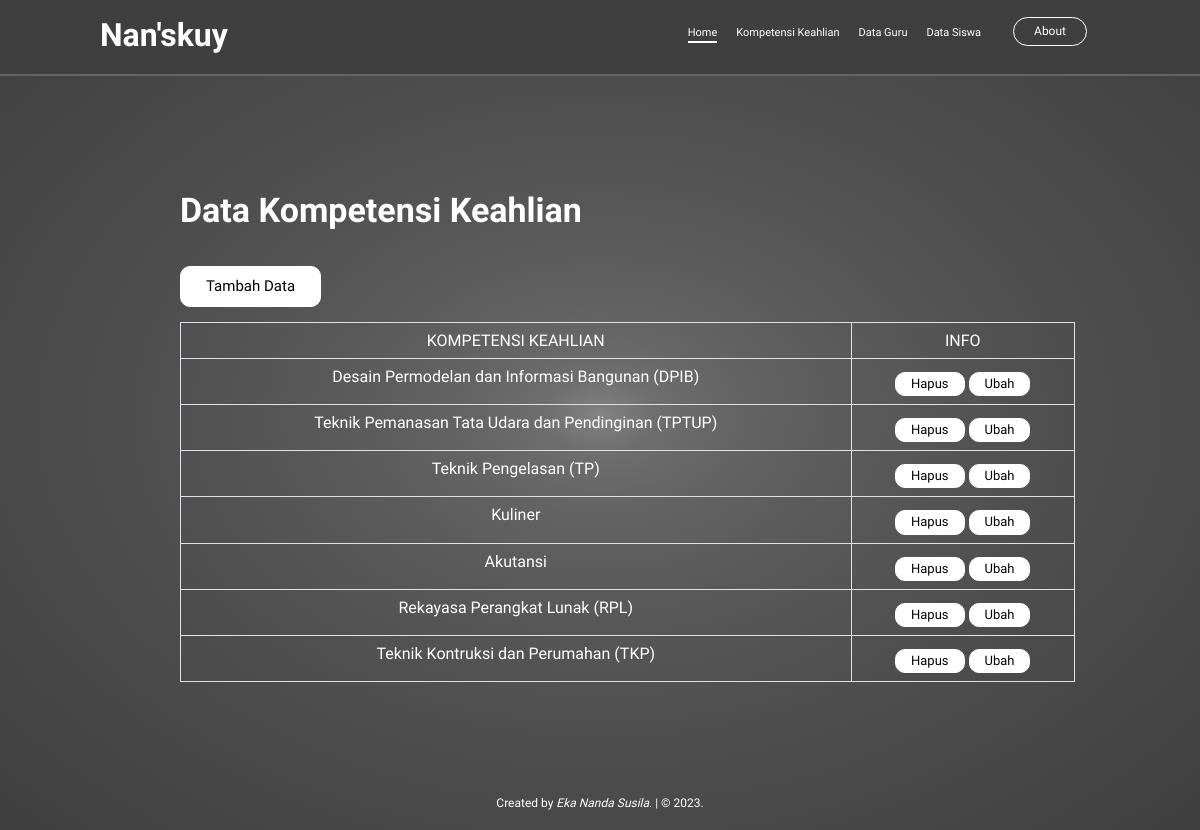
The app's page /public/keahlian with its own data.
### tables this page shows
CREATE TABLE `data_keahlian` (
  `id` int(11) NOT NULL,
  `keahlian` varchar(255) NOT NULL
);

### app/core/Controller.php (called while the page is built, shortened)
<?php
class Controller{
    public function view($view,$data =[]){
        require_once "../app/view/".$view.'.php';
    }
    public function model($model){
        return new $model;
    }
}

### app/controller/Keahlian.php (called while the page is built, shortened)
<?php
class Keahlian extends Controller{
    public function index(){
        $data['judul']="Kompetensi Keahlian";
        $data['keahlian']=$this->model('Keahlian_model')->getAllBlog();
        $this->view('keahlian/index',$data);
    }
}

### app/core/App.php (called while the page is built, shortened)
<?php
class App
{
    protected $method = "index";
    protected $params = [];
    public function __construct()
    {
        $url = $this->parseURL();
        if(isset($url[1]))
            {
        if(file_exists('../app/controller/'.$url[0].'.php')){
            unset($url[0]);
        }}
            $this->controller = new
            $this->controller;
            if(!empty($url)){
                    $this->params = array_values($url);
            }
            call_user_func_array(
                [$this->controller,$this->method],
                $this->params);
    }
    public function parseURL()
    {
        if (isset($_GET['url'])){
            $url = ($_GET['url']. "/");
            $url = filter_var($url, FILTER_SANITIZE_URL);
            $url = explode('/',$url);
            return $url;
        }
    }
}
?>

### public/index.php (called while the page is built, shortened)
<?php
$app = new App;
?>

### app/core/Database.php (called while the page is built, shortened)
<?php
class Database {
    private $host = DB_HOST;
    private $user = DB_USER;
    private $pass = DB_PASS;
    private $db_name = DB_NAME;
    private $dbh;
    private $stmt;
    public function __construct()
    {
        $dsn = 'mysql:host=' . $this->host . ';dbname=' . $this->db_name;
        $option = [
            PDO::ATTR_PERSISTENT => true,
            PDO::ATTR_ERRMODE => PDO::ERRMODE_EXCEPTION
        ];
        try {
            $this->dbh = new PDO($dsn, $this->user, $this->pass, $option);
        } catch(PDOException $e) {
            die($e->getMessage());
        }
    }
    public function query($query)
    {
        $this->stmt = $this->dbh->prepare($query);
    }
    public function execute()
    {
        $this->stmt->execute();
    }
    public function resultSet()
    {
        $this->execute();
        return $this->stmt->fetchAll(PDO::FETCH_ASSOC);
    }
}

### app/model/Keahlian_model.php (called while the page is built, shortened)
<?php
class Keahlian_model{
            private $table='data_keahlian';
            private $db;
                public function __construct()
                {
                        $this->db = new Database;
                }
            public function getAllBlog()
            {
                $this->db->query("SELECT * FROM ". $this->table);
                    return $this->db->resultSet();
            }
        }

### app/view/keahlian/index.php (the view, shortened to what this page needs)
<body>
  <div class="content">
    <div class="main">
      <div class="main-text">
        <h1 style="font-size: 34px;" class="display-4 fw-bold">Data Kompetensi Keahlian</h1>
        <br>
        <a style="margin-bottom:15px;border-radius:10px;" data-bs-toggle="modal" data-bs-target="#exampleModal"
          data-bs-whatever="@getbootstrap">
          Tambah Data
        </a>
        <table class="table table-bordered " id="myTable">
        <thead>
            <tr style="color:white"class="text-center">
              <td scope="col">KOMPETENSI KEAHLIAN</td>
              <td scope="col">INFO</td>
            </tr>
          </thead>
          <tbody>
            <?php foreach ($data['keahlian'] as $keahlian): ?>
              <tr class="text-center">
                <td style="color:white">
                  <?= $keahlian['keahlian']; ?>
                </td>
                <td class="col-3">
                <a href="<?= BASE_URL; ?>/keahlian/hapus/<?= $keahlian['id']; ?>"onclick="return confirm('Hapus data')"
                    style="border-radius:10px;font-size:13px;padding: 2px 15px;">Hapus</a>
                  <a href="<?= BASE_URL; ?>/keahlian/getubah/<?= $keahlian['id']; ?>"
                    style="margin-top:5px;border-radius:10px;font-size:13px;padding: 2px 15px;">Ubah</a>
                </td>
              </tr>
            <?php endforeach; ?>
          </tbody>
        </table>
      </div>
    </div>
  </div>
  </div>
</body>

### app/view/templates/header.php (style rules this page uses)
* { padding: 0; margin: 0; box-sizing: border-box; font-family: 'Patua One', cursive; }
body { overflow-x: hidden; }
.content { padding-top: 190px; }
.content .main-text { left: 15%; position: relative; z-index: 2; max-width: 100%; width: 895px; color: white; line-height: 1.8; font-size: 15px; }
.content .main-text a { display: inline-block; text-decoration: none; color: black; background: white; border: 1px solid white; padding: 9px 25px; line-height: 1.4; border-radius: 30px; }

### records on screen
data_keahlian: keahlian "Desain Permodelan dan Informasi Bangunan (DPIB)"
data_keahlian: keahlian "Teknik Pemanasan Tata Udara dan Pendinginan (TPTUP)"
data_keahlian: keahlian "Teknik Pengelasan (TP)"
data_keahlian: keahlian "Kuliner"
data_keahlian: keahlian "Akutansi"
data_keahlian: keahlian "Rekayasa Perangkat Lunak (RPL)"
data_keahlian: keahlian "Teknik Kontruksi dan Perumahan (TKP)"
